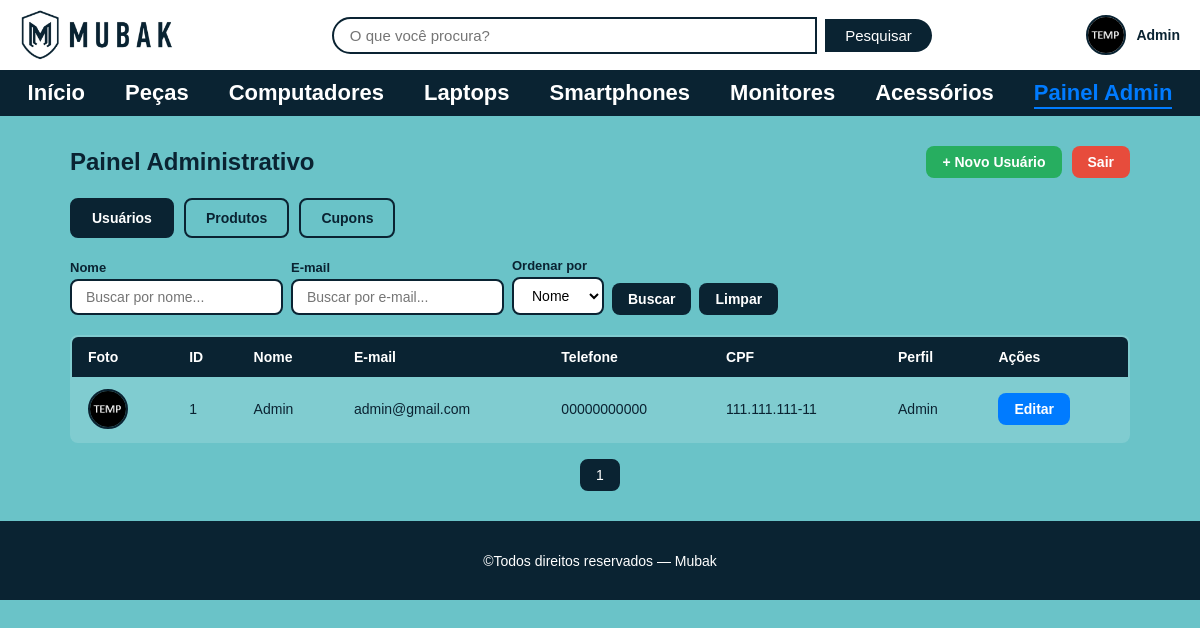
The app's page /admin (signed in) with its own data.
### tables this page shows
CREATE TABLE usuario(
            id_usuario INTEGER PRIMARY KEY AUTOINCREMENT NOT NULL,
            nome varchar(50) NOT NULL,
            email varchar(50) NOT NULL,
            senha varchar(50) NOT NULL,
            telefone varchar(50) NOT NULL,
            cpf varchar(50) UNIQUE NOT NULL,
            data_nasc DATE NOT NULL,
            foto varchar NOT NULL,
            id_perfil INT NOT NULL,
            FOREIGN KEY(id_perfil) REFERENCES perfil(id_perfil)
        );

### routes/admin_routes.py (the view)
@bp.route('/admin')
@admin_required
def painel():
    busca_nome  = request.args.get('busca_nome', '').strip()
    busca_email = request.args.get('busca_email', '').strip()
    search = request.args.get('search', '').lower()  # mantém compatibilidade com busca simples antiga
    order  = request.args.get('order', 'nome')
    page   = int(request.args.get('page', 1))
    per_page = 10
    if busca_nome or busca_email:
        users = buscar_usuarios(nome=busca_nome or None, email=busca_email or None)
    else:
        users = get_todos_usuarios()
        if search:
            users = [u for u in users if search in u['nome'].lower() or search in u['email'].lower()]
    validos = ['nome', 'email', 'id_usuario']
    order = order if order in validos else 'nome'
    users = sorted(users, key=lambda x: x[order])
    total       = len(users)
    start       = (page - 1) * per_page
    users_page  = users[start:start + per_page]
    total_pages = max(1, (total + per_page - 1) // per_page)
    return render_template(
        'pages/admin.html',
        users=users_page,
        page=page,
        total_pages=total_pages,
        search=search,
        busca_nome=busca_nome,
        busca_email=busca_email,
        order=order
    )

### app.py (called while the page is built)
@app.before_request
def verificar_inatividade():
    if 'user_id' in session:
        agora = datetime.now()
        ultima_atividade = session.get('ultima_atividade')
        if ultima_atividade:
            ultima_atividade = datetime.fromisoformat(ultima_atividade)
            if agora - ultima_atividade > TEMPO_INATIVIDADE:
                session.clear()
                return redirect(url_for('auth.login'))
        session.permanent = True
        session['ultima_atividade'] = agora.isoformat()

### database.py (called while the page is built)
def get_db_connection():
    conn = sqlite3.connect(DATABASE)
    conn.row_factory = sqlite3.Row
    return conn

### models/usuario_model.py (called while the page is built)
def get_usuario_por_id(id_usuario):
    conn = get_db_connection()
    user = conn.execute(
        'SELECT * FROM usuario WHERE id_usuario=?', (id_usuario,)
    ).fetchone()
    conn.close()
    return user

def get_todos_usuarios():
    conn = get_db_connection()
    users = conn.execute('SELECT * FROM usuario').fetchall()
    conn.close()
    return users

### templates/pages/admin.html (shortened to what this page needs)
<!DOCTYPE html>
<html lang="pt-br">
<head>
    <link rel="stylesheet" href="{{ url_for('static', filename='css/reset.css') }}">
    <link rel="stylesheet" href="{{ url_for('static', filename='css/global.css') }}">
    <link rel="stylesheet" href="{{ url_for('static', filename='css/admin.css') }}">
    <link rel="stylesheet" href="{{ url_for('static', filename='css/responsive.css') }}">
</head>
<body>
    {% include 'partials/header.html' %}
    <main>
        <div class="admin_container">
            <div class="admin_topo">
                <h2>Painel Administrativo</h2>
                <div class="admin_acoes">
                    <a href="{{ url_for('admin.novo_usuario') }}" class="btn_admin btn_novo">+ Novo Usuário</a>
                    <a href="{{ url_for('auth.logout') }}" class="btn_admin btn_sair">Sair</a>
                </div>
            </div>
            <div class="admin_tabs">
                <a href="{{ url_for('admin.painel') }}" class="tab_link ativo">Usuários</a>
                <a href="{{ url_for('admin.admin_produtos') }}" class="tab_link">Produtos</a>
                <a href="{{ url_for('admin.admin_cupons') }}" class="tab_link">Cupons</a>
            </div>
            <form class="admin_busca_form" method="GET" action="{{ url_for('admin.painel') }}">
                <label class="admin_busca_label">
                    Nome
                    <input type="text" name="busca_nome" placeholder="Buscar por nome..."
                           value="{{ busca_nome }}">
                </label>
                <label class="admin_busca_label">
                    E-mail
                    <input type="text" name="busca_email" placeholder="Buscar por e-mail..."
                           value="{{ busca_email }}">
                </label>
                <label class="admin_busca_label">
                    Ordenar por
                    <select name="order">
                        <option value="nome"       {{ 'selected' if order=='nome' }}>Nome</option>
                    </select>
                </label>
                <button type="submit" class="btn_admin btn_pesquisar">Buscar</button>
                <a href="{{ url_for('admin.painel') }}" class="btn_admin btn_pesquisar">Limpar</a>
            </form>
            <table class="admin_tabela">
                <thead>
                    <tr>
                        <th>Foto</th>
                        <th>ID</th>
                        <th>Nome</th>
                        <th>E-mail</th>
                        <th>Telefone</th>
                        <th>CPF</th>
                        <th>Perfil</th>
                        <th>Ações</th>
                    </tr>
                </thead>
                <tbody>
                    {% for user in users %}
                    <tr>
                        <td>
                            <img class="thumb_usuario"
                                 src="{{ url_for('static', filename='uploads/' + (user.foto or 'default.png')) }}"
                                 alt="{{ user.nome }}">
                        </td>
                        <td>{{ user.id_usuario }}</td>
                        <td>{{ user.nome }}</td>
                        <td>{{ user.email }}</td>
                        <td>{{ user.telefone }}</td>
                        <td>{{ user.cpf }}</td>
                        <td>{{ 'Admin' if user.id_perfil == 1 else 'Usuário' }}</td>
                        <td>
                            <div class="admin_tabela_acoes">
                                <a href="{{ url_for('admin.editar_usuario', id=user.id_usuario) }}"
                                   class="btn_admin btn_editar">Editar</a>
                            </div>
                        </td>
                    </tr>
                    {% else %}
                    <tr><td colspan="8">Nenhum usuário encontrado.</td></tr>
                    {% endfor %}
                </tbody>
            </table>
            <div class="paginacao">
                {% for p in range(1, total_pages + 1) %}
                {% if p == page %}
                <span class="atual">{{ p }}</span>
                {% else %}
                <a href="{{ url_for('admin.painel', page=p, busca_nome=busca_nome, busca_email=busca_email, order=order) }}">
                    {{ p }}
                </a>
                {% endif %}
                {% endfor %}
            </div>
        </div>
    </main>
    {% include 'partials/footer.html' %}
</body>
</html>

### templates/partials/header.html (shortened to what this page needs)
<header class="header">
    <figure class="header_logo">
        <a href="{{ url_for('index') }}">
            <img src="{{ url_for('static', filename='images/mubak_logo.png') }}" alt="Logo Mubak">
        </a>
    </figure>
    <section class="header_barra_pesquisa">
        <form action="{{ url_for('produto.pesquisar') }}" method="GET">
            <input type="search" name="q" placeholder="O que você procura?"
                   value="{{ busca|default('') }}" aria-label="Pesquisar">
            <button type="submit">Pesquisar</button>
        </form>
    </section>
    <div class="header_usuario">
        {% if session.user_id %}
            <a href="{{ url_for('user.perfil') }}" title="Ir para meu perfil">
                <img class="header_usuario_avatar"
                     src="{{ url_for('static', filename='uploads/' + (session.user_foto or 'default.png')) }}"
                     alt="Foto de {{ session.user_nome }}">
                <span class="header_usuario_nome">{{ session.user_nome }}</span>
            </a>
        {% endif %}
    </div>
</header>
<nav class="menu_principal">
    <ul>
        <li><a href="{{ url_for('index') }}">Início</a></li>
        <li><a href="{{ url_for('produto.produtos', categoria='Peças') }}">Peças</a></li>
        <li><a href="{{ url_for('produto.produtos', categoria='Computadores') }}">Computadores</a></li>
        <li><a href="{{ url_for('produto.produtos', categoria='Laptops') }}">Laptops</a></li>
        <li><a href="{{ url_for('produto.produtos', categoria='Smartphones') }}">Smartphones</a></li>
        <li><a href="{{ url_for('produto.produtos', categoria='Monitores') }}">Monitores</a></li>
        <li><a href="{{ url_for('produto.produtos', categoria='Acessórios') }}">Acessórios</a></li>
        {% if session.user_id %}
            {% if session.is_admin %}
            <li><a href="{{ url_for('admin.painel') }}">Painel Admin</a></li>
            {% else %}
            <li><a href="{{ url_for('favorito.favoritos') }}">Favoritos</a></li>
            <li><a href="{{ url_for('carrinho.carrinho') }}">Carrinho</a></li>
            {% endif %}
        {% endif %}
    </ul>
</nav>

### static/css/global.css (style rules this page uses)
:root { --cor-primaria: #0a2332; --cor-fundo: #6ac3c8; --cor-branca: #ffffff; --cor-texto-claro: #ffffff; --cor-destaque: #007BFF; --cor-perigo: #e74c3c; --cor-sucesso: #27ae60; --borda-radius: 8px; --sombra: 0 2px 8px rgba(0, 0, 0, 0.2); }
body { background-color: var(--cor-fundo); font-family: sans-serif; }
h2 { text-align: center; margin-bottom: 1%; margin-top: 1%; font-family: sans-serif; width: 100%; }
.header { display: flex; align-items: center; justify-content: space-between; padding: 10px 20px; background-color: var(--cor-branca); }
.header_barra_pesquisa { flex: 1; display: flex; justify-content: center; }
.header_barra_pesquisa form { display: flex; align-items: center; gap: 8px; width: 100%; max-width: 600px; }
.header_barra_pesquisa input[type="search"] { flex: 1; padding: 8px 16px; border: 2px solid var(--cor-primaria); border-radius: 25px 0 0 25px; font-size: 15px; outline: none; }
.header_barra_pesquisa button { padding: 8px 20px; background-color: var(--cor-primaria); color: var(--cor-branca); border: none; border-radius: 0 25px 25px 0; cursor: pointer; font-size: 15px; transition: background-color 0.3s; }
.header_logo img { display: block; max-height: 50px; }
.header_usuario { display: flex; align-items: center; gap: 10px; }
.header_usuario_avatar { width: 40px; height: 40px; border-radius: 50%; object-fit: cover; border: 2px solid var(--cor-primaria); }
.header_usuario_nome { font-size: 14px; font-weight: bold; color: var(--cor-primaria); white-space: nowrap; }
.header_usuario a { display: flex; align-items: center; gap: 10px; text-decoration: none; }
.menu_principal { background-color: var(--cor-primaria); padding: 10px 0; }
.menu_principal ul { display: flex; justify-content: center; list-style: none; margin: 0; padding: 0; gap: 40px; }
.menu_principal a { text-decoration: none; color: var(--cor-branca); font-family: sans-serif; font-weight: bold; font-size: 22px; transition: color 0.3s; }
.menu_principal a.ativo { color: var(--cor-destaque); border-bottom: 2px solid var(--cor-destaque); padding-bottom: 2px; }

### records on screen
usuario: user_nome "Admin", foto (picture), id_usuario "1", nome "Admin", email "admin@gmail.com", telefone "00000000000", cpf "111.111.111-11"

### other values on screen
{{ p }} "1"
